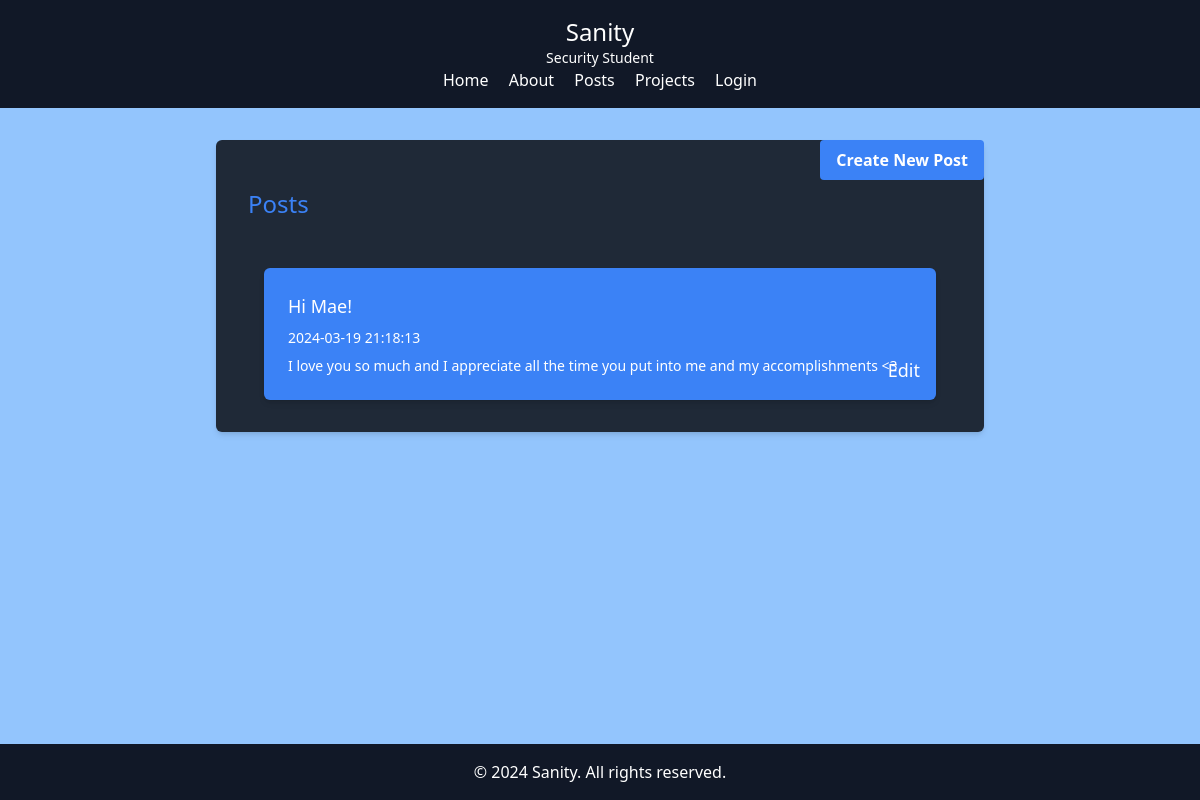
The page /posts on the database its author committed.
### tables this page shows
CREATE TABLE posts (
    id INTEGER PRIMARY KEY AUTOINCREMENT,
    created TIMESTAMP NOT NULL DEFAULT CURRENT_TIMESTAMP,
    title TEXT NOT NULL,
    content TEXT NOT NULL
);

### main.py (the view)
@app.route('/posts', methods=['GET', 'POST'])
def posts():
    conn = get_db_connection()
    posts = conn.execute('SELECT * FROM posts').fetchall()
    conn.close()
    return render_template('posts.html', posts=posts)

### main.py (called while the page is built)
def get_db_connection():
    conn = sqlite3.connect('database.db')
    conn.row_factory = sqlite3.Row # Resultaten opvragen als een dictionary, in plaats van tuples (), komt het nu in rijen met kolommen te staan.
    return conn

### templates/posts.html (shortened to what this page needs)
{% extends 'base.html' %}
{% block content %}
<main class="flex-grow">
  <section class="mt-8 mb-4 px-8 py-4 bg-gray-800 rounded-md shadow-md relative max-w-3xl mx-auto">
    <h1 class="text-blue-500 text-2xl py-8">Posts</h1>
    <a href="{{ url_for('create') }}" class="absolute top-0 right-0 bg-blue-500 hover:bg-blue-700 text-white font-bold py-2 px-4 rounded">Create New Post</a>
    <div class="">
      {% for post in posts %}
      <div class="bg-blue-500 rounded-md shadow-md m-4 mb-4 text-sm relative">
        <div class="p-6">
          <h2 class="text-white text-lg mb-2">{{post['title']}}</h2>
          <p class="text-white mb-2">{{post['created'] }}</p>
          <p class="text-white">{{post['content']}}</p>
          <a class="text-white text-lg absolute bottom-0 right-0 mr-4 mb-4" href="{{ url_for('edit', id=post['id']) }}">Edit</a>
        </div>
      </div>
      {% endfor %}
    </div>
  </section>
</main>
{% endblock %}

### templates/base.html (shortened to what this page needs)
<!DOCTYPE html>
<html lang="en">
  <head>
    <link href="{{url_for('static', filename='css/output.css')}}" rel="stylesheet">
  </head>
  <body class="flex flex-col min-h-screen font-sans bg-blue-300">
    <header class="bg-gray-900 text-white text-center py-4">
      <div class="container mx-auto">
        <h1 class="text-2xl mt-0">Sanity</h1>
        <p class="text-sm">Security Student</p>
        <nav class="mt-0">
          <a href="{{url_for('index')}}" class="text-white hover:underline">Home</a>
          <a href="{{url_for('about')}}" class="text-white hover:underline ml-4">About</a>
          <a href="{{url_for('posts')}}" class="text-white hover:underline ml-4">Posts</a>
          <a href="{{url_for('projects')}}" class="text-white hover:underline ml-4">Projects</a>
          {% if current_user.is_authenticated %}
          <form action="{{ url_for('logout') }}" method="post" class="inline">
            <button type="submit" class="text-white hover:underline ml-4">Logout</button>
          </form>
          {% else %}
          <a href="{{ url_for('login') }}" class="text-white hover:underline ml-4">Login</a>
          {% endif %}
        </nav>
      </div>
    </header>
    <main class="flex-grow">
      {% block content %} {% endblock %}
    </main>
    <footer class="bg-gray-900 text-white text-center py-4 mt-auto">
      <p>&copy; 2024 Sanity. All rights reserved.</p>
    </footer>
  </body>
</html>

### rows shown on the page
posts: title "Hi Mae!", created "2024-03-19 21:18:13", content "I love you so much and I appreciate all the time you put into me and my accomplishments <3"
